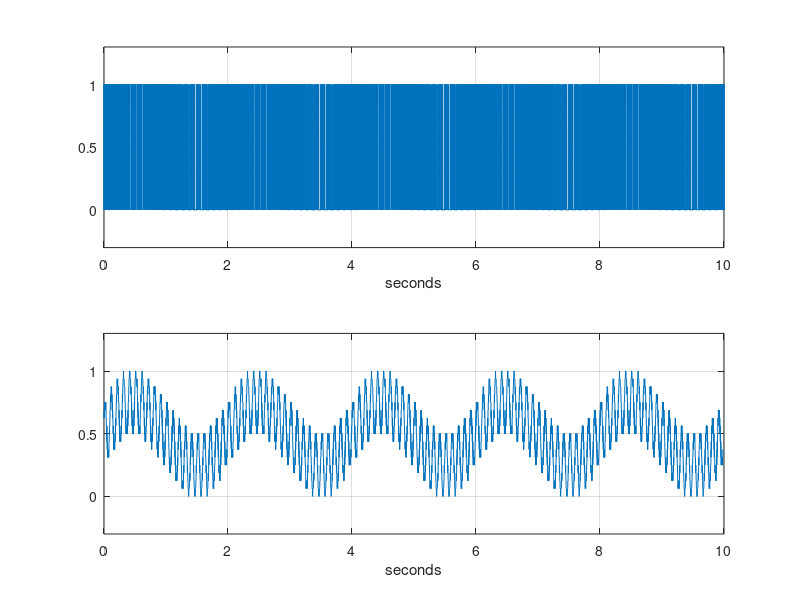
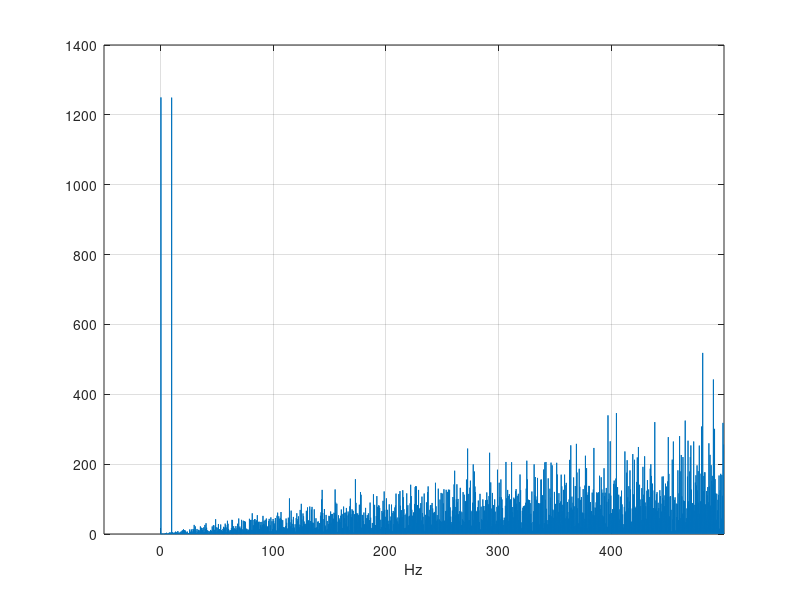

Reproduce these figures in MATLAB, in order.
clear all
close all
clc

x3 = 0;
x4 = 0;
x5 = 0;
f1 = 0.5;
f2 = 10;
p = 1;
fator = 10E-4;
interval = fator:fator:10;
fs = (max(interval)/length(interval))^(-1);
window = 16;

for t = interval
    x1 = 0.5*sin(2*pi*f1*t) + 0.5*sin(2*pi*f2*t);
    x2 = x1 - x5;
    x3 = x2 + x3;
    if x3 < 0
        x4 = 0;
        x5 = -1;
    else
        x4 = 1;
        x5 = 1;
    end
    modulated(p) = x4;
    p = p+1;
end

for i = 1:length(modulated)-window
    average(i) = mean(modulated(i:i+window-1));
end

% subplot(3,1,1)
% plot(sin(2*pi*f*interval))
% ylim([-1.3 1.3])
% grid on
% 
subplot(2,1,1)
plot(interval,modulated)
ylim([-0.3 1.3])
xlabel('seconds')
grid on

subplot(2,1,2)
plot(interval(1:length(average)),average)
ylim([-0.3 1.3])
xlabel('seconds')
grid on

y4 = abs(fft(modulated-mean(modulated))); y4 = y4(1:floor(0.5*length(y4)));
freq = 0:(fs/2)/length(y4):(fs/2)-((fs/2)/length(y4));
figure
plot(freq,y4)
xlim([-0.1*max(freq) max(freq)])
xlabel('Hz')
grid on
